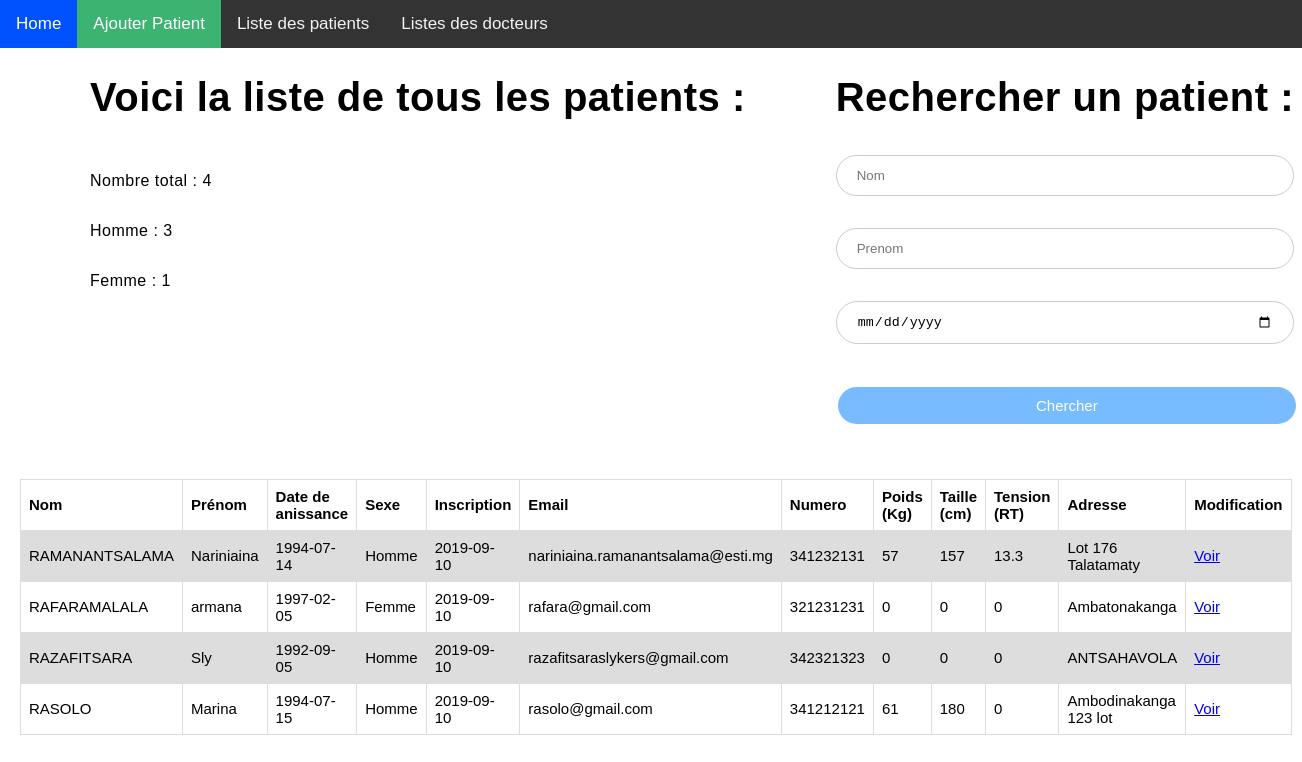
The page /listepatient.php on the database its author committed.
### tables this page shows
CREATE TABLE IF NOT EXISTS `t_patient` (
  `pat_id` int(11) NOT NULL AUTO_INCREMENT,
  `pat_nom` varchar(30) DEFAULT NULL,
  `pat_prenom` varchar(30) DEFAULT NULL,
  `pat_ddn` date DEFAULT NULL,
  `sexe_id` int(1) DEFAULT NULL,
  `pat_inscription` date DEFAULT NULL,
  `pat_email` varchar(40) DEFAULT NULL,
  `pat_numero` varchar(9) DEFAULT NULL,
  `pat_poids` int(11) DEFAULT NULL,
  `pat_taille` int(11) DEFAULT NULL,
  `pat_tension` float DEFAULT NULL,
  `pat_adresse` varchar(50) DEFAULT NULL,
  PRIMARY KEY (`pat_id`),
  KEY `sexe_id` (`sexe_id`)
);

CREATE TABLE IF NOT EXISTS `t_sexe` (
  `sexe_id` int(11) NOT NULL AUTO_INCREMENT,
  `sexe_nom` varchar(30) DEFAULT NULL,
  PRIMARY KEY (`sexe_id`)
);

### listepatient.php (the view, shortened to what this page needs)
<?php
    include('conn.php');
    $query=mysqli_query($conn,"select count(pat_id) as total from `t_patient`");
    $row=mysqli_fetch_array($query);
    $query1=mysqli_query($conn,"select count(pat_id) as total from `t_patient` where sexe_id = 1");
    $row1=mysqli_fetch_array($query1);
    $query2=mysqli_query($conn,"select count(pat_id) as total from `t_patient` where sexe_id = '2'");
    $row2=mysqli_fetch_array($query2);
    $req = "select pat.pat_nom as nom, pat.pat_prenom as prenom, pat.pat_id as id , pat.pat_ddn as date, sexe.sexe_nom as sexe, pat.pat_inscription as ins, pat.pat_email as email, pat.pat_numero as num, pat.pat_poids as poids, pat.pat_taille as taille, pat.pat_tension as tension , pat.pat_adresse as adresse from t_patient pat inner join t_sexe sexe on sexe.sexe_id = pat.sexe_id";
    $rs4 = mysqli_query($conn,$req) or die(mysql_error());
?>
<html>
<head>
  <link rel="stylesheet" href="https://cdnjs.cloudflare.com/ajax/libs/font-awesome/4.7.0/css/font-awesome.min.css">
</head>
 <body>
    <div class="topnav" id="myTopnav">
  <a href="home.php" class="active">Home</a>
  <a href="addpatient.php" class="active1">Ajouter Patient</a>
  <a href="listepatient">Liste des patients</a>
  <a href="listedocteur">Listes des docteurs</a>
</div>
    <div class="float-left">
        <h1>Voici la liste de tous les patients :</h1>
        <br>
        <p>
            <label>Nombre total :</label>
            <label><?php echo $row['total']; ?> </label>
        </p>
        <br>
        <p>
            <label>Homme :</label>
            <label><?php echo $row1['total']; ?> </label>
        </p>
        <br>
        <p>
            <label>Femme :</label>
            <label><?php echo $row2['total']; ?> </label>
        </p>
    </div>
    <div class="float-left">
          <form method="post" action="listepatient4.php">
            <div class="centrer"><h1>Rechercher un patient :</h1></div>
            <p><input class="inptext" type="text" name="nomver" placeholder="Nom"></p>
            <p><input class="inptext" type="text" name="prenomver"placeholder="Prenom"></p>
            <p><input class="inpdate" type="date" name='ddnver'></p>
            <div class="espace"><button class="buttons" name="ver"><span>Chercher</span></button></div>
          </form>
        </div>
    <div class="espace1">
        <table id="tablever1">
            <tr>
                <th>Nom</th>
                <th>Prénom</th>
                <th>Date de anissance</th>
                <th>Sexe</th>
                <th>Inscription</th>
                <th>Email</th>
                <th>Numero</th>
                <th>Poids (Kg)</th>
                <th>Taille (cm)</th>
                <th>Tension (RT)</th>
                <th>Adresse</th>
                <th>Modification</th>
            </tr>
            <?php  while ($et = mysqli_fetch_assoc($rs4))  {  ?>
          <tr>
              <td><?php echo ($et['nom']); ?></td>
              <td><?php echo ($et['prenom']); ?></td>
              <td><?php echo ($et['date']); ?></td>
              <td><?php echo ($et['sexe']); ?></td>
              <td><?php echo ($et['ins']); ?></td>
              <td><?php echo ($et['email']); ?></td>
              <td><?php echo ($et['num']); ?></td>
              <td><?php echo ($et['poids']); ?></td>
              <td><?php echo ($et['taille']); ?></td>
              <td><?php echo ($et['tension']); ?></td>
              <td><?php echo ($et['adresse']); ?></td>
              <td><span><a href="dossier.php?code=<?php echo ($et['id']); ?>">Voir</a></span></td>
          </tr>
          <?php } ?>
          </table>
    </div>
    <?php echo "<br></br>"; ?>
 </body>
 </html>
<link rel="stylesheet" type="text/css" href="style.css">

### style.css (style rules this page uses)
body { margin: 0; font-family: sans-serif; }
p { color: black; letter-spacing: 0.5px; line-height: 0px; }
.float-left { position: relative; margin-left: 90px; margin-bottom: 20px; display: flex; flex-wrap: nowrap; flex-direction: column; float: left; }
h1 { color: black; letter-spacing: 0.5px; }
.espace { padding-top: 15px; padding-bottom: 15px; }
.espace1 { margin-left: 20px; margin-right: 20px; }
.buttons { width: 100%; background-color: DodgerBlue; border: none; color: white; padding: 10px 10px; text-align: center; text-decoration: none; display: inline-block; margin: 4px 2px; opacity: 0.6; -webkit-transition-duration: 0.4s; transition-duration: 0.4s; cursor: pointer; border-radius: 25px; font-size : 15px; }
h1 { padding right: 40px; font-size: 40px; }
.inptext { width: 100%; padding: 12px 20px; margin: 8px 0; display: inline-block; border: 1px solid #ccc; border-radius: 25px; box-sizing: border-box; }
.inpdate { width: 100%; padding: 12px 20px; margin: 8px 0; display: inline-block; border: 1px solid #ccc; border-radius: 25px; box-sizing: border-box; }
.topnav { overflow: hidden; background-color: #333; }
.topnav a { float: left; display: block; color: #f2f2f2; text-align: center; padding: 14px 16px; text-decoration: none; font-size: 17px; }
.topnav a.active { background-color: DodgerBlue; color: white; }
.topnav a.active1 { background-color: rgb(60, 179, 113); color: white; }
.centrer { text-align: center; }
#tablever td, th { border: 1px solid #dddddd; text-align: left; padding: 8px; }
#tablever1 { font-family: arial, sans-serif; border-collapse: collapse; width: 100%; text-align: left; font-size: 15px; }
#tablever1 td, th { border: 1px solid #dddddd; text-align: left; padding: 8px; }
#tablever1 tr:nth-child(even) { background-color: #dddddd; }

### rows shown on the page
t_patient: pat_nom "RAMANANTSALAMA", pat_prenom "Nariniaina", pat_ddn "1994-07-14", sexe.sexe_nom "Homme", pat_inscription "2019-09-10", pat_email "nariniaina.ramanantsalama@esti.mg", pat_numero "341232131", pat_poids "57", pat_taille "157", pat_tension "13.3", pat_adresse "Lot 176 Talatamaty"
t_patient: pat_nom "RAFARAMALALA", pat_prenom "armana", pat_ddn "1997-02-05", sexe.sexe_nom "Femme", pat_inscription "2019-09-10", pat_email "rafara@gmail.com", pat_numero "321231231", pat_poids "0", pat_taille "0", pat_tension "0", pat_adresse "Ambatonakanga"
t_patient: pat_nom "RAZAFITSARA", pat_prenom "Sly", pat_ddn "1992-09-05", sexe.sexe_nom "Homme", pat_inscription "2019-09-10", pat_email "razafitsaraslykers@gmail.com", pat_numero "342321323", pat_poids "0", pat_taille "0", pat_tension "0", pat_adresse "ANTSAHAVOLA"
t_patient: pat_nom "RASOLO", pat_prenom "Marina", pat_ddn "1994-07-15", sexe.sexe_nom "Homme", pat_inscription "2019-09-10", pat_email "rasolo@gmail.com", pat_numero "341212121", pat_poids "61", pat_taille "180", pat_tension "0", pat_adresse "Ambodinakanga 123 lot"

### other values the page prints
$row['total'] "4"
$row1['total'] "3"
$row2['total'] "1"
